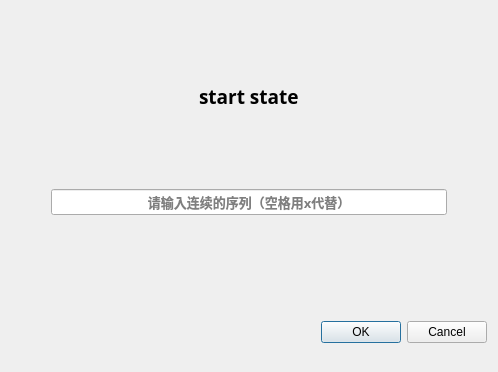
<?xml version="1.0" encoding="UTF-8"?>
<ui version="4.0">
 <class>modifyOverState</class>
 <widget class="QDialog" name="modifyOverState">
  <property name="geometry">
   <rect>
    <x>0</x>
    <y>0</y>
    <width>498</width>
    <height>372</height>
   </rect>
  </property>
  <property name="windowTitle">
   <string>Modify Start State</string>
  </property>
  <layout class="QGridLayout" name="gridLayout">
   <item row="0" column="0">
    <layout class="QVBoxLayout" name="verticalLayout" stretch="0,1,0,20,0,1,0">
     <item>
      <spacer name="verticalSpacer">
       <property name="orientation">
        <enum>Qt::Vertical</enum>
       </property>
       <property name="sizeHint" stdset="0">
        <size>
         <width>20</width>
         <height>5</height>
        </size>
       </property>
      </spacer>
     </item>
     <item>
      <layout class="QHBoxLayout" name="horizontalLayout">
       <item>
        <spacer name="horizontalSpacer">
         <property name="orientation">
          <enum>Qt::Horizontal</enum>
         </property>
         <property name="sizeHint" stdset="0">
          <size>
           <width>40</width>
           <height>20</height>
          </size>
         </property>
        </spacer>
       </item>
       <item>
        <widget class="QLabel" name="label">
         <property name="font">
          <font>
           <family>JetBrainsMono NF</family>
           <pointsize>14</pointsize>
           <bold>true</bold>
          </font>
         </property>
         <property name="text">
          <string>start state</string>
         </property>
        </widget>
       </item>
       <item>
        <spacer name="horizontalSpacer_2">
         <property name="orientation">
          <enum>Qt::Horizontal</enum>
         </property>
         <property name="sizeHint" stdset="0">
          <size>
           <width>40</width>
           <height>20</height>
          </size>
         </property>
        </spacer>
       </item>
      </layout>
     </item>
     <item>
      <spacer name="verticalSpacer_2">
       <property name="orientation">
        <enum>Qt::Vertical</enum>
       </property>
       <property name="sizeHint" stdset="0">
        <size>
         <width>20</width>
         <height>6</height>
        </size>
       </property>
      </spacer>
     </item>
     <item>
      <layout class="QHBoxLayout" name="horizontalLayout_2" stretch="0,3,0">
       <item>
        <spacer name="horizontalSpacer_3">
         <property name="orientation">
          <enum>Qt::Horizontal</enum>
         </property>
         <property name="sizeHint" stdset="0">
          <size>
           <width>40</width>
           <height>20</height>
          </size>
         </property>
        </spacer>
       </item>
       <item>
        <widget class="QLineEdit" name="input">
         <property name="font">
          <font>
           <family>JetBrainsMono NF</family>
           <pointsize>10</pointsize>
           <bold>true</bold>
          </font>
         </property>
         <property name="alignment">
          <set>Qt::AlignCenter</set>
         </property>
         <property name="placeholderText">
          <string>请输入连续的序列（空格用x代替）</string>
         </property>
        </widget>
       </item>
       <item>
        <spacer name="horizontalSpacer_4">
         <property name="orientation">
          <enum>Qt::Horizontal</enum>
         </property>
         <property name="sizeHint" stdset="0">
          <size>
           <width>40</width>
           <height>20</height>
          </size>
         </property>
        </spacer>
       </item>
      </layout>
     </item>
     <item>
      <spacer name="verticalSpacer_3">
       <property name="orientation">
        <enum>Qt::Vertical</enum>
       </property>
       <property name="sizeHint" stdset="0">
        <size>
         <width>20</width>
         <height>100</height>
        </size>
       </property>
      </spacer>
     </item>
     <item>
      <widget class="QDialogButtonBox" name="buttonBox">
       <property name="orientation">
        <enum>Qt::Horizontal</enum>
       </property>
       <property name="standardButtons">
        <set>QDialogButtonBox::Cancel|QDialogButtonBox::Ok</set>
       </property>
      </widget>
     </item>
     <item>
      <spacer name="verticalSpacer_4">
       <property name="orientation">
        <enum>Qt::Vertical</enum>
       </property>
       <property name="sizeHint" stdset="0">
        <size>
         <width>20</width>
         <height>18</height>
        </size>
       </property>
      </spacer>
     </item>
    </layout>
   </item>
  </layout>
 </widget>
 <resources/>
 <connections>
  <connection>
   <sender>buttonBox</sender>
   <signal>accepted()</signal>
   <receiver>modifyOverState</receiver>
   <slot>accept()</slot>
   <hints>
    <hint type="sourcelabel">
     <x>248</x>
     <y>254</y>
    </hint>
    <hint type="destinationlabel">
     <x>157</x>
     <y>274</y>
    </hint>
   </hints>
  </connection>
  <connection>
   <sender>buttonBox</sender>
   <signal>rejected()</signal>
   <receiver>modifyOverState</receiver>
   <slot>reject()</slot>
   <hints>
    <hint type="sourcelabel">
     <x>316</x>
     <y>260</y>
    </hint>
    <hint type="destinationlabel">
     <x>286</x>
     <y>274</y>
    </hint>
   </hints>
  </connection>
 </connections>
</ui>
